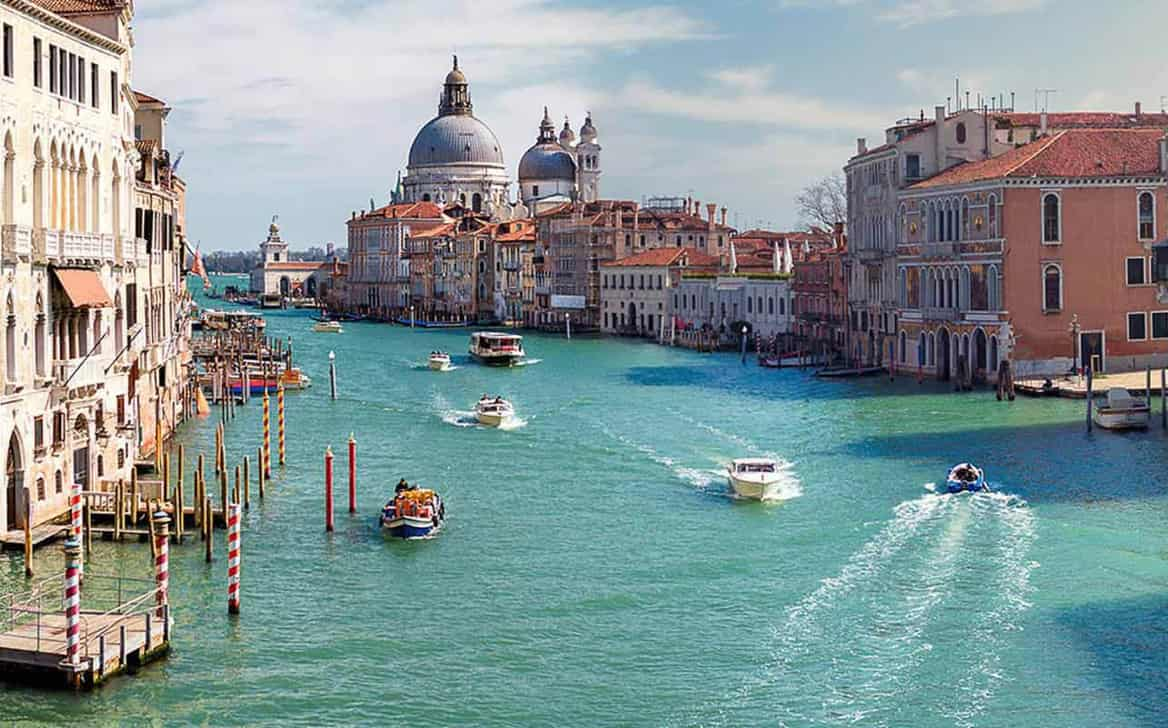
#> input picture basic_opencv/dataset/italy.jpg, 1168 x 728 px
$ python translation.py
#> lines starting #> are read from the running program, lines starting #| are printed output that depends on the picture
import numpy as np
import argparse
import cv2
import imutils

ap = argparse.ArgumentParser()
ap.add_argument("-i", "--image", type=str, default="dataset/italy.jpg",
	help="path to the input image")
args = vars(ap.parse_args())

image = cv2.imread(args["image"])
#> image is the input picture: shape (728, 1168, 3); mean B, G, R 149.7, 149.1, 132.2
cv2.imshow("Original", image)

M = np.float32([[1, 0, 40], [0, 1, 60]])
shifted = cv2.warpAffine(image, M, (image.shape[1], image.shape[0]))
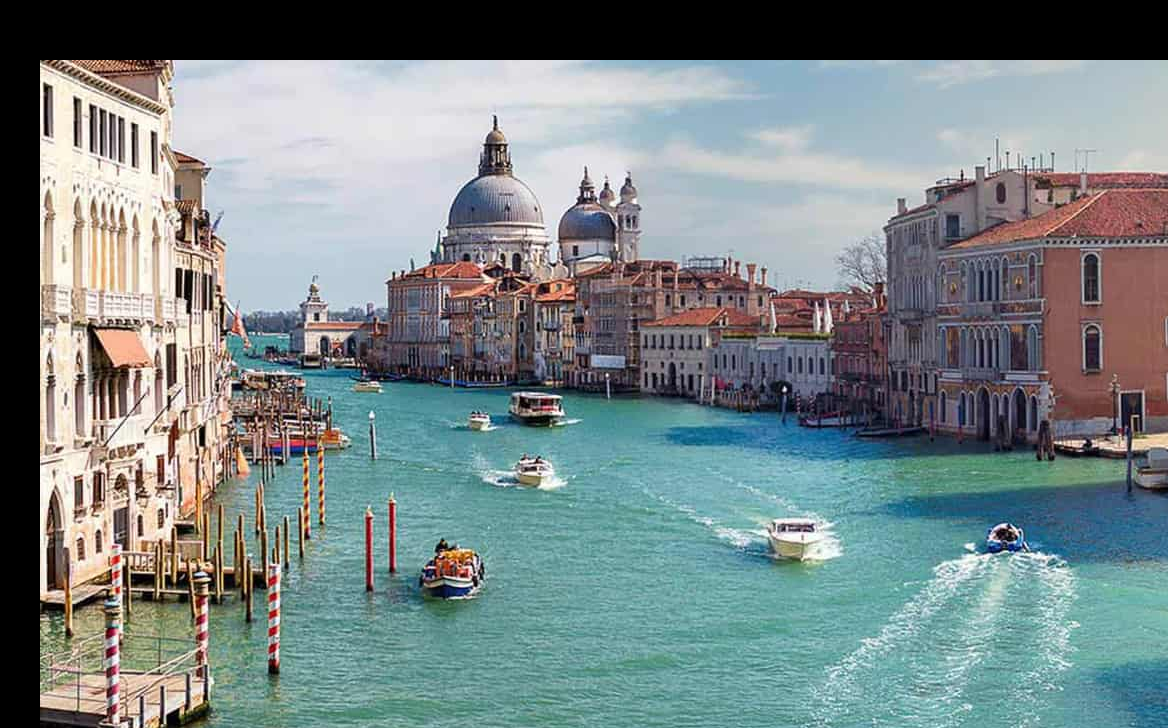
#> shifted: shape (728, 1168, 3); mean B, G, R 134.4, 133.4, 120.7
cv2.imshow("DownRight", shifted)

M = np.float32([[1, 0, -10], [0, 1, -50]])
shifted = cv2.warpAffine(image, M, (image.shape[1], image.shape[0]))
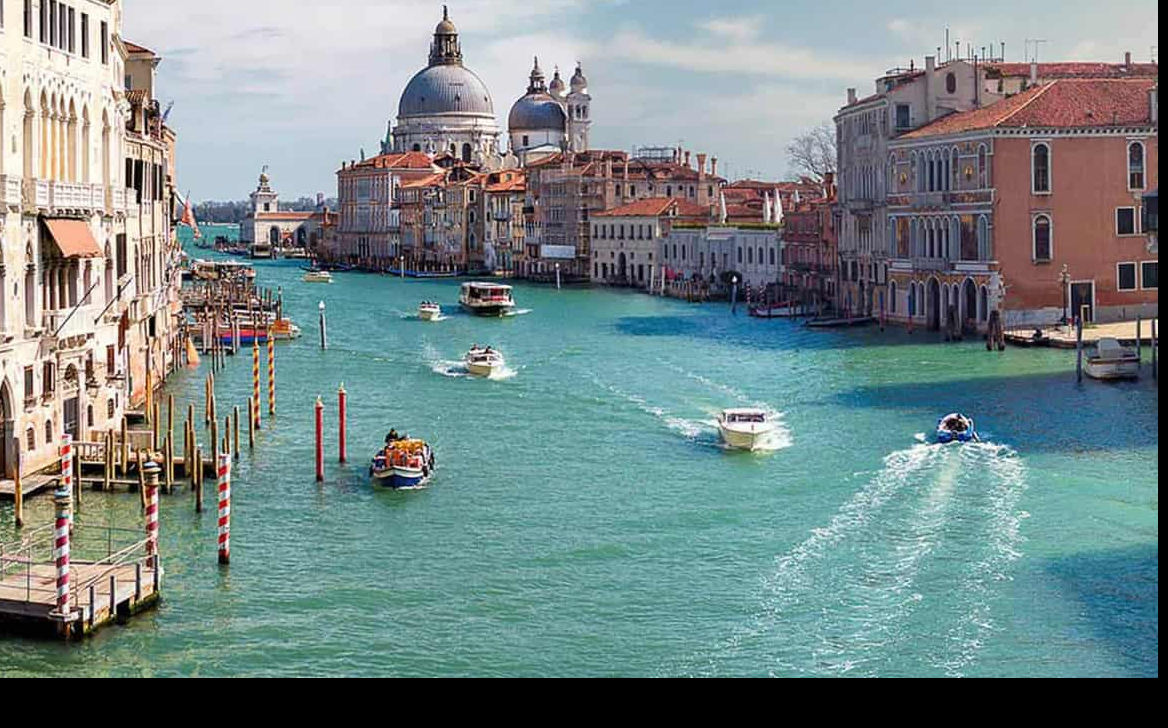
#> shifted: shape (728, 1168, 3); mean B, G, R 134.5, 134.2, 117.8
cv2.imshow("UpLeft", shifted)

shifted = imutils.translate(image, 0, 80)
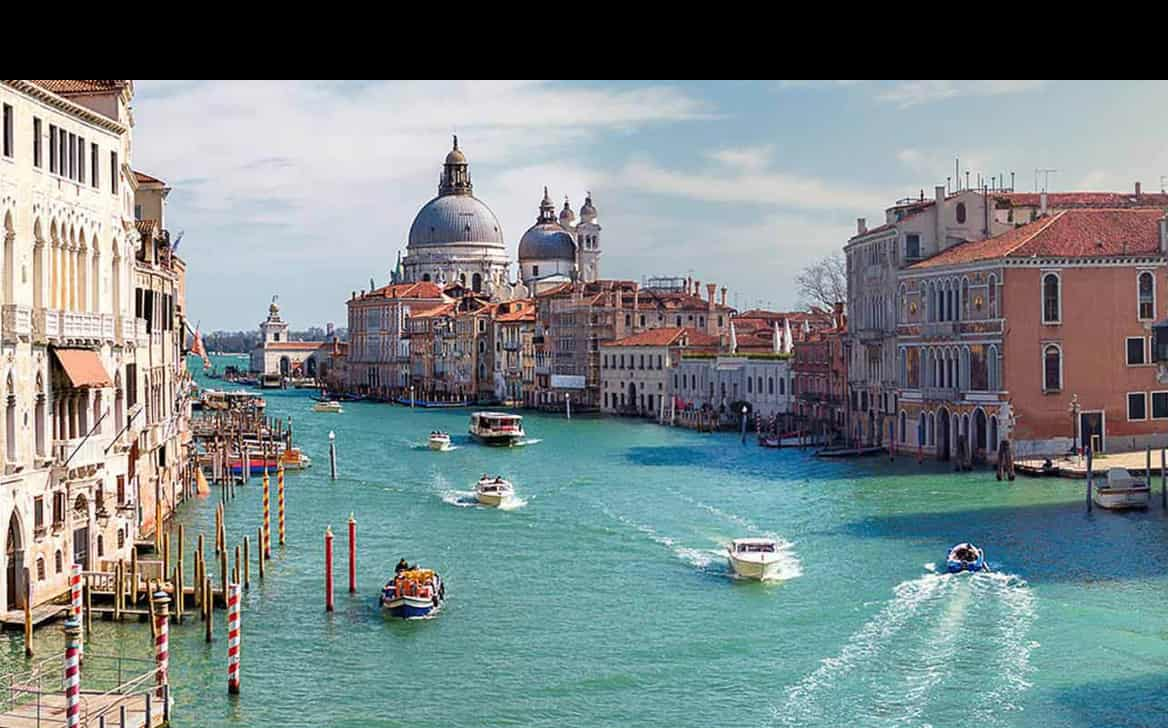
#> shifted: shape (728, 1168, 3); mean B, G, R 134.6, 133.4, 121.5
cv2.imshow("Down", shifted)
cv2.waitKey(0)
